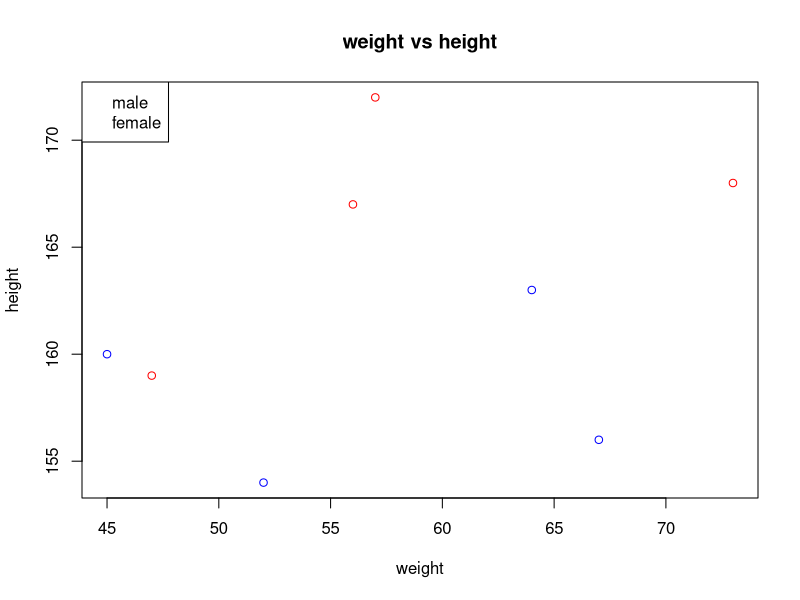
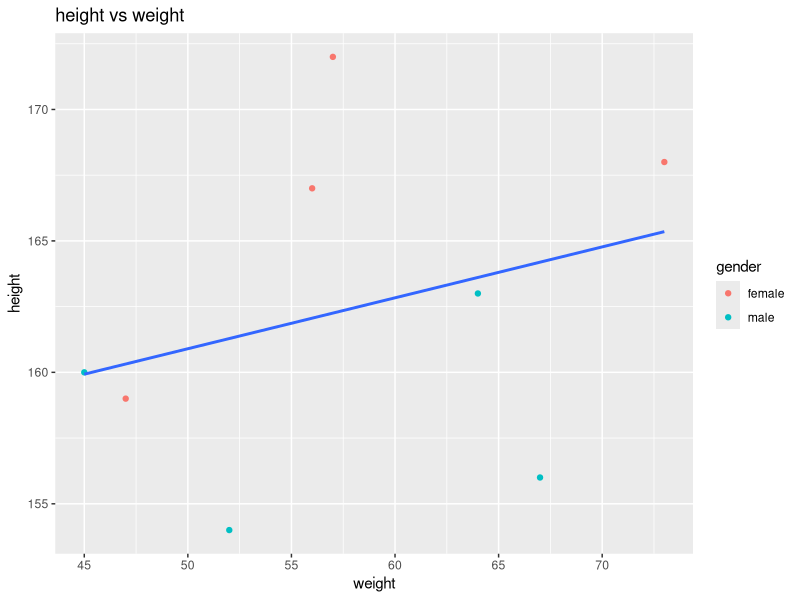
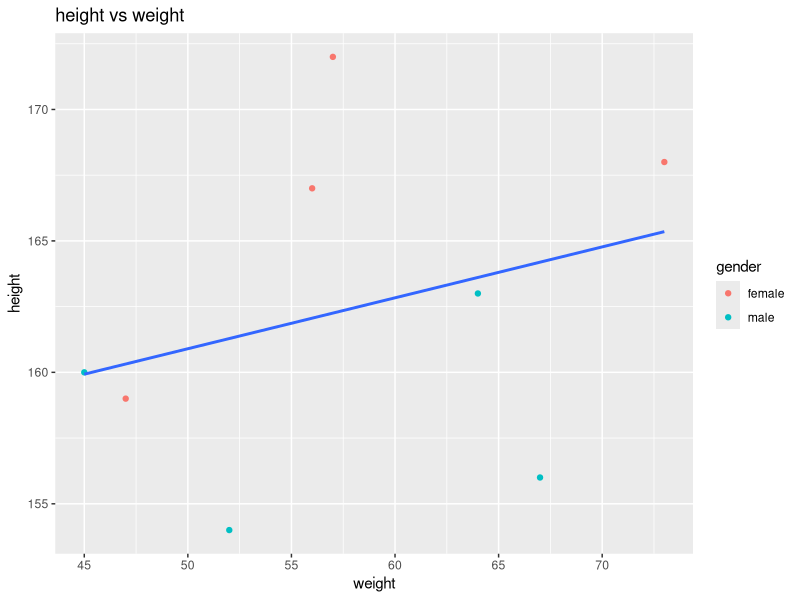

Write R code to recreate these figures, in order.
df<- data.frame(weight=c(56,67,73,45,57,52,47,64),
                height=c(167,156,168,160,172,154,159,163),
                gender=c("female","male","female","male","female","male","female","male"))
plt<-plot(df$weight,df$height,col=ifelse(df$gender=="male","blue","red"),
        xlab = "weight",ylab = "height",main = "weight vs height")

legend(x="topleft",legend = c("male","female"),colors(gender))


library(ggplot2)
ggplot(data = df,mapping = aes(weight,height))+geom_point(aes(color=gender))+ggtitle("height vs weight")+geom_smooth(method = "lm",se=F)

ggsave("myplot.png",width = 6,height = 4)
